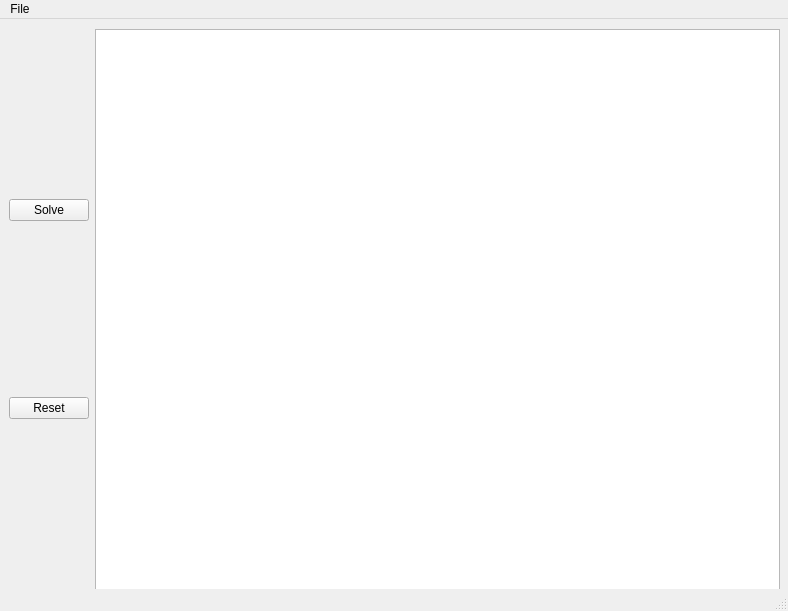
<?xml version="1.0" encoding="UTF-8"?>
<ui version="4.0">
 <class>MainWindow</class>
 <widget class="QMainWindow" name="MainWindow">
  <property name="geometry">
   <rect>
    <x>0</x>
    <y>0</y>
    <width>788</width>
    <height>611</height>
   </rect>
  </property>
  <property name="windowTitle">
   <string>RGM solver</string>
  </property>
  <widget class="QWidget" name="centralwidget">
   <widget class="QWidget" name="horizontalLayoutWidget">
    <property name="geometry">
     <rect>
      <x>9</x>
      <y>10</y>
      <width>771</width>
      <height>561</height>
     </rect>
    </property>
    <layout class="QHBoxLayout" name="horizontalLayout">
     <item>
      <layout class="QVBoxLayout" name="verticalLayout">
       <item>
        <widget class="QPushButton" name="solve_button">
         <property name="text">
          <string>Solve</string>
         </property>
        </widget>
       </item>
       <item>
        <widget class="QPushButton" name="reset_button">
         <property name="text">
          <string>Reset</string>
         </property>
        </widget>
       </item>
      </layout>
     </item>
     <item>
      <widget class="QGraphicsView" name="scene_view"/>
     </item>
    </layout>
   </widget>
  </widget>
  <widget class="QMenuBar" name="menubar">
   <property name="geometry">
    <rect>
     <x>0</x>
     <y>0</y>
     <width>788</width>
     <height>21</height>
    </rect>
   </property>
   <widget class="QMenu" name="menuOpen">
    <property name="title">
     <string>File</string>
    </property>
    <addaction name="action_open"/>
   </widget>
   <addaction name="menuOpen"/>
  </widget>
  <widget class="QStatusBar" name="statusbar"/>
  <action name="action_open">
   <property name="text">
    <string>Open</string>
   </property>
  </action>
 </widget>
 <resources/>
 <connections/>
</ui>
